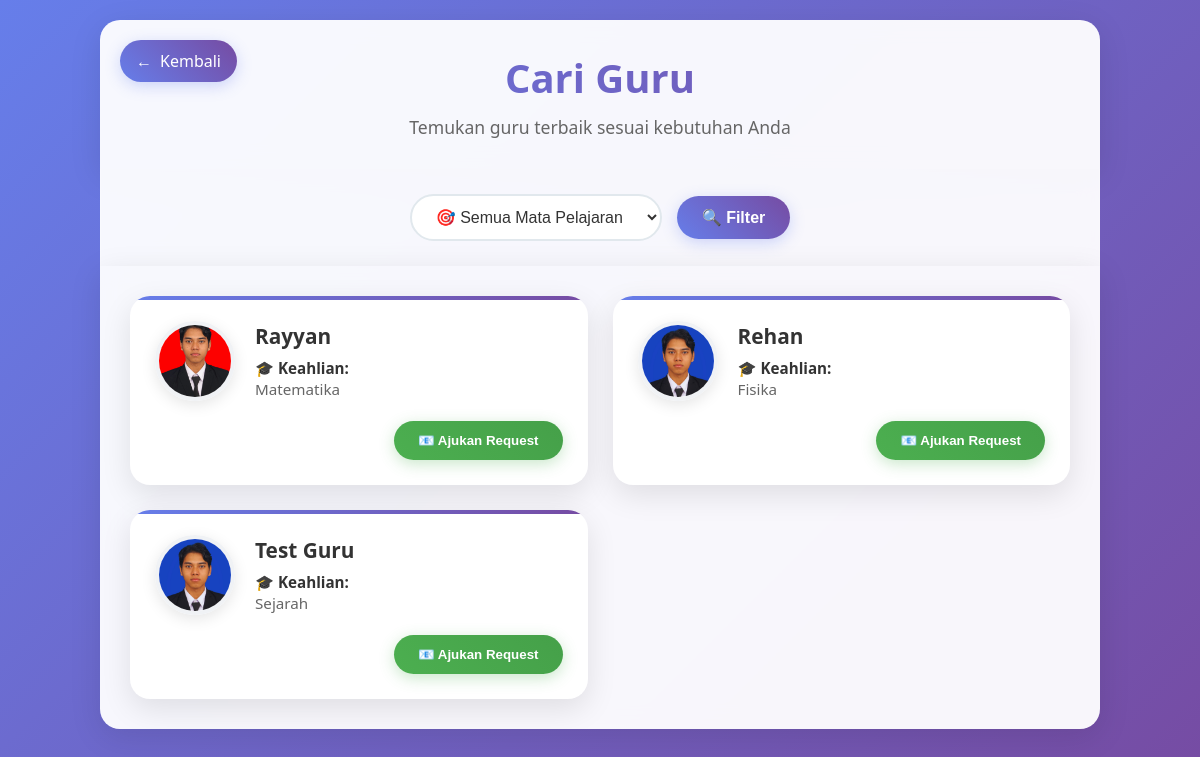
Screenshot of /search_teachers.php (signed in) with the database file from the repository.
### tables this page shows
CREATE TABLE `profiles` (
  `user_id` int(11) NOT NULL,
  `full_name` varchar(100) DEFAULT NULL,
  `skills` text DEFAULT NULL,
  `training_field` text DEFAULT NULL,
  `location` varchar(100) DEFAULT NULL,
  `profile_picture` varchar(255) DEFAULT NULL,
  `id_card` varchar(255) DEFAULT NULL
);

### search_teachers.php (the view, shortened to what this page needs)
<?php
include __DIR__ . '/includes/db_connect.php';
?>
<!DOCTYPE html>
<html lang="id">
<head>
    <link rel="stylesheet" href="assets/css/style.css">
</head>
<body>
    <div class="search-container">
        <div class="header-section">
            <a href="dashboard.php" class="back-btn">
                <span>←</span> Kembali
            </a>
            <h1 class="page-title">Cari Guru</h1>
            <p class="page-subtitle">Temukan guru terbaik sesuai kebutuhan Anda</p>
        </div>
        <div class="filter-section">
            <form method="get" action="" class="filter-form">
                <select name="subject_id" class="filter-select">
                    <option value="">🎯 Semua Mata Pelajaran</option>
                </select>
                <button type="submit" class="filter-btn">🔍 Filter</button>
            </form>
        </div>
        <div class="teachers-grid">
            <?php
            $subject_id = $_GET['subject_id'] ?? null;
            $sql = "SELECT users.id, profiles.full_name, profiles.skills, profiles.profile_picture
                    FROM users
                    JOIN profiles ON users.id = profiles.user_id
                    WHERE users.role = 'teacher'";
            if ($subject_id) {
                $sql .= " AND users.id IN (
                            SELECT teacher_id FROM teacher_subjects
                            WHERE subject_id = ?
                          )";
                $stmt = $conn->prepare($sql);
                $stmt->bind_param("i", $subject_id);
                $stmt->execute();
                $teachers = $stmt->get_result();
            } else {
                $teachers = $conn->query($sql);
            }
            if ($teachers->num_rows > 0) {
                while ($teacher = $teachers->fetch_assoc()) {
                    $profilePicture = $teacher['profile_picture'] ?? 'default.jpg';
                    $fullName = htmlspecialchars($teacher['full_name']);
                    $skills = htmlspecialchars($teacher['skills']);
                    $teacherId = $teacher['id'];
                    echo "
                    <div class='teacher-card'>
                        <div class='teacher-info'>
                            <img src='uploads/{$profilePicture}'
                                 alt='{$fullName}'
                                 class='teacher-avatar'>
                            <div class='teacher-details'>
                                <h3>{$fullName}</h3>
                                <div class='teacher-skills'>
                                    <strong>🎓 Keahlian:</strong><br>
                                    {$skills}
                                </div>
                            </div>
                        </div>
                        <div class='teacher-actions'>
                            <button class='request-btn' onclick='showConfirmation({$teacherId})'>
                                📧 Ajukan Request
                            </button>
                            <div id='confirmation-{$teacherId}' class='confirmation-box'>
                                <p>✨ Yakin ingin mengajukan request ke <strong>{$fullName}</strong>?</p>
                                <div class='confirmation-btns'>
                                    <form method='post' style='display:contents;'>
                                        <input type='hidden' name='teacher_id' value='{$teacherId}'>
                                        <button type='submit' class='confirm-btn'>✅ Ya, Kirim</button>
                                    </form>
                                    <button class='cancel-btn' onclick='hideConfirmation({$teacherId})'>❌ Batal</button>
                                </div>
                            </div>
                        </div>
                    </div>";
                }
            }
            ?>
        </div>
    </div>
</body>
</html>

### assets/css/style.css (style rules this page uses)
* { margin: 0; padding: 0; box-sizing: border-box; }
body { font-family: 'Inter', -apple-system, BlinkMacSystemFont, 'Segoe UI', Roboto, sans-serif; background: linear-gradient(135deg, #667eea 0%, #764ba2 100%); min-height: 100vh; padding: 20px; }
body { font-family: 'Segoe UI', Tahoma, Geneva, Verdana, sans-serif; background: linear-gradient(135deg, #667eea 0%, #764ba2 100%); min-height: 100vh; padding: 20px 0; }
.search-container { max-width: 1000px; margin: 0 auto; padding: 0; background: transparent; position: relative; }
.header-section { background: rgba(255, 255, 255, 0.95); backdrop-filter: blur(10px); border-radius: 20px 20px 0 0; padding: 30px; text-align: center; box-shadow: 0 8px 32px rgba(0, 0, 0, 0.1); position: relative; }
.back-btn { position: absolute; top: 20px; left: 20px; display: inline-flex; align-items: center; gap: 8px; padding: 10px 16px; background: linear-gradient(45deg, #667eea, #764ba2); color: white; text-decoration: none; border-radius: 25px; font-weight: 500; transition: all 0.3s ease; box-shadow: 0 4px 15px rgba(102, 126, 234, 0.3); }
.page-title { font-size: 2.5rem; font-weight: 700; background: linear-gradient(45deg, #667eea, #764ba2); -webkit-background-clip: text; -webkit-text-fill-color: transparent; background-clip: text; margin-bottom: 10px; }
.page-subtitle { color: #666; font-size: 1.1rem; margin-bottom: 0; }
.filter-section { background: rgba(255, 255, 255, 0.95); backdrop-filter: blur(10px); padding: 25px 30px; border-left: 1px solid rgba(255, 255, 255, 0.2); border-right: 1px solid rgba(255, 255, 255, 0.2); }
.filter-form { display: flex; gap: 15px; align-items: center; justify-content: center; flex-wrap: wrap; }
.filter-select { padding: 12px 20px; border: 2px solid #e1e8ed; border-radius: 25px; font-size: 1rem; background: white; color: #333; transition: all 0.3s ease; min-width: 200px; }
.filter-btn { padding: 12px 25px; background: linear-gradient(45deg, #667eea, #764ba2); color: white; border: none; border-radius: 25px; font-size: 1rem; font-weight: 600; cursor: pointer; transition: all 0.3s ease; box-shadow: 0 4px 15px rgba(102, 126, 234, 0.3); }
.teachers-grid { background: rgba(255, 255, 255, 0.95); backdrop-filter: blur(10px); padding: 30px; border-radius: 0 0 20px 20px; box-shadow: 0 8px 32px rgba(0, 0, 0, 0.1); display: grid; grid-template-columns: repeat(auto-fit, minmax(350px, 1fr)); gap: 25px; }
.teacher-card { background: white; border: none; border-radius: 20px; padding: 25px; box-shadow: 0 10px 30px rgba(0, 0, 0, 0.1); transition: all 0.3s ease; position: relative; overflow: hidden; }
.teacher-card::before { content: ''; position: absolute; top: 0; left: 0; right: 0; height: 4px; background: linear-gradient(45deg, #667eea, #764ba2); }
.teacher-info { display: flex; align-items: center; gap: 20px; margin-bottom: 20px; }
.teacher-avatar { width: 80px; height: 80px; border-radius: 50%; object-fit: cover; border: 4px solid #f0f2f5; box-shadow: 0 4px 15px rgba(0, 0, 0, 0.1); }
.teacher-details h3 { font-size: 1.3rem; font-weight: 700; color: #333; margin-bottom: 8px; }
.teacher-skills { color: #666; font-size: 0.95rem; line-height: 1.4; }
.teacher-skills strong { color: #333; font-weight: 600; }
.teacher-actions { text-align: right; }
.request-btn { display: inline-flex; align-items: center; gap: 8px; padding: 12px 24px; background: linear-gradient(45deg, #4CAF50, #45a049); color: white; text-decoration: none; border: none; border-radius: 25px; font-weight: 600; cursor: pointer; transition: all 0.3s ease; box-shadow: 0 4px 15px rgba(76, 175, 80, 0.3); }

### rows the page displays
profiles: profile_picture (picture), full_name "Rayyan", skills "Matematika"
profiles: profile_picture (picture), full_name "Rehan", skills "Fisika"
profiles: profile_picture (picture), full_name "Test Guru", skills "Sejarah"
